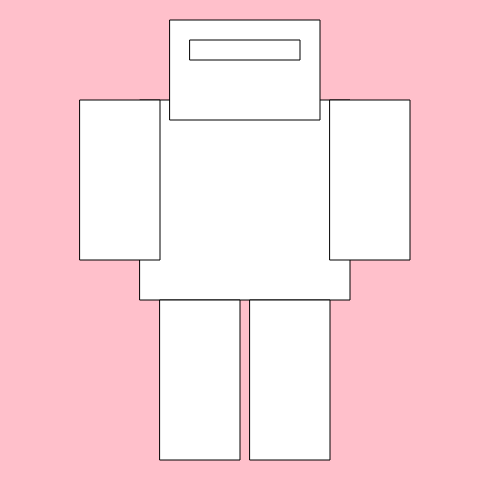
Frame 1 (no input)
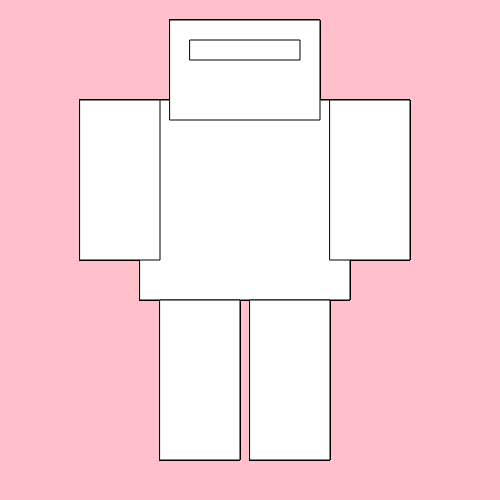
Frame 60 (no input)
Frame 120 (the mouse pressed at the canvas centre since frame 60): identical to frame 60, image omitted

The p5.js sketch that drew these frames (run headless with seeded random() and noise() and a simulated clock; from frame 60 on, the mouse is pressed at the canvas centre):

// p5.js sketch
// ── sketch.js
/**
 * Yourfirstand Lastname
 * IGME-101: Assignment Name, m/d/19
 * Summarization of sketch activity
 */

"use strict"; //catch some common coding errors


/**
 * setup :
 */
function setup() {
    createCanvas(500, 500);
    background("Pink");
}

/**
 * draw :
 */
function head() {
    fill("white");
    rect(170, 20, 150, 100);
}

function createFace() {
    fill("white");
    rect(190, 40, 110, 20);
}

function body() {
    fill("white");
    rect(140, 100, 210, 200);
}

function arms() {
    //L
    fill("white");
    rect(80, 100, 80, 160);
    //R
    fill("white");
    rect(330, 100, 80, 160);
}

function legs() {
    //L
    fill("white");
    rect(160, 300, 80, 160);
    //R
    fill("white");
    rect(250, 300, 80, 160);
}

function draw() {
    //makeRobot();
    body();
    head();
    createFace();
    arms();
    legs();
    //robot();
}
